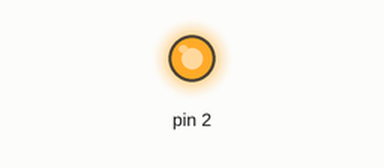
The sketch below on a simulated Arduino Uno, built with avr-gcc and run on an emulated ATmega328P. Shown: output pins drawn as LEDs (lit = HIGH).

Above: at 0.1 s.
Timing chart, 0 to 1.6 s (numbered marks = the images above):
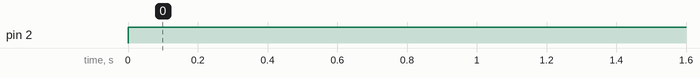

The sketch:

motorTest.ino
```cpp
bool on = false;

void setup() {
  // put your setup code here, to run once:
  pinMode(2, OUTPUT);
  Serial.begin(9600);
}

void loop() {
  // put your main code here, to run repeatedly:
  if(Serial.available()){
    on = !on;
  }
    digitalWrite(2, HIGH);

}
```

Measured:
- by itself, pin 2: LOW → HIGH at 0.00 s
